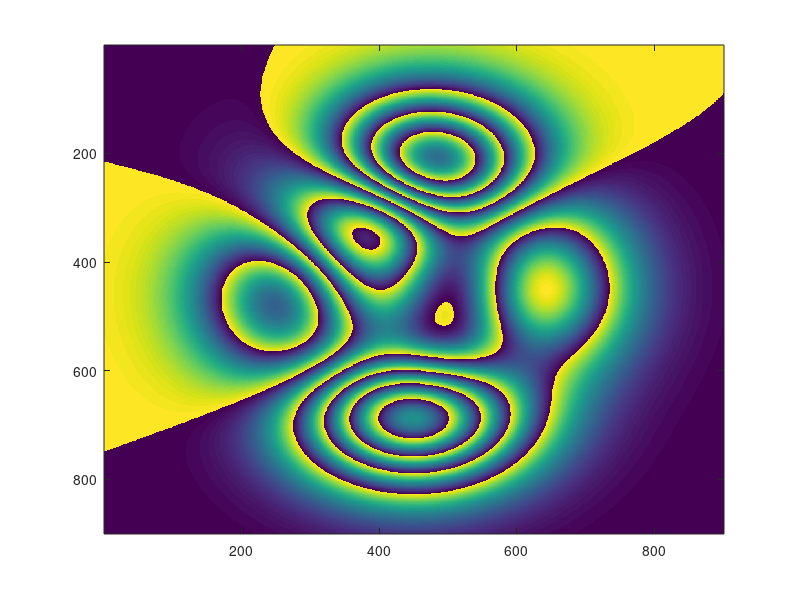

Write the MATLAB code that produced this figure. (Note: this script raises an error after producing the figure.)
%% |phasebar| documentation
% The |phasebar| function places a circular donunt-shaped colorbar for phase 
% from -pi to pi or -180 degrees to 180 degrees. 
% 
% <CDT_Contents.html Back to Climate Data Tools Contents>
%% Syntax
% 
%  phasebar
%  phasebar(...,'location',Location) 
%  phasebar(...,'size',Size) 
%  phasebar('deg') 
%  phasebar('rad') 
%  ax = phasebar(...) 
% 
%% Description 
% 
% |phasebar| places a donut-shaped colorbar on the current axes. 
%
% |phasebar(...,'location',Location)| specifies the corner (e.g., |'northeast'| or |'ne'|) 
% of the current axes in which to place the phasebar. Default location is the upper-right or |'ne'| 
% corner. 
%
% |phasebar(...,'size',Size)| specifies a size fraction of the current axes.  Default is 0.3. 
%
% |phasebar('deg')| plots labels at every 90 degrees. 
%
% |phasebar('rad')| plots labels at every pi/2 radians. 
%
% |ax = phasebar(...)| returns a handle |ax| of the axes in which the new axes are plotted. 
% 
%% Example

% Create some example phase data: 
Z = 200*peaks(900); 
Z_wrapped = mod(Z,360); % phase wrapped to 360 degrees.

% Plot the phase data as imagesc:
imagesc(Z_wrapped) 

% Set the colormap to cmocean phase: 
cmocean('phase',12)

% Create a phasebar in the lower right hand corner: 
phasebar('location','se')

%% 
% Do you prefer a large phasebar with units of radians in the upper right-hand corner?  

phasebar('location','nw','size',0.5,'rad') 

%% Author Info
% This function is part of the <http://www.github.com/chadagreene/CDT Climate Data Toolbox for Matlab>.
% The function and supporting documentation were written by Chad A. Greene
% and Kelly Kearney.